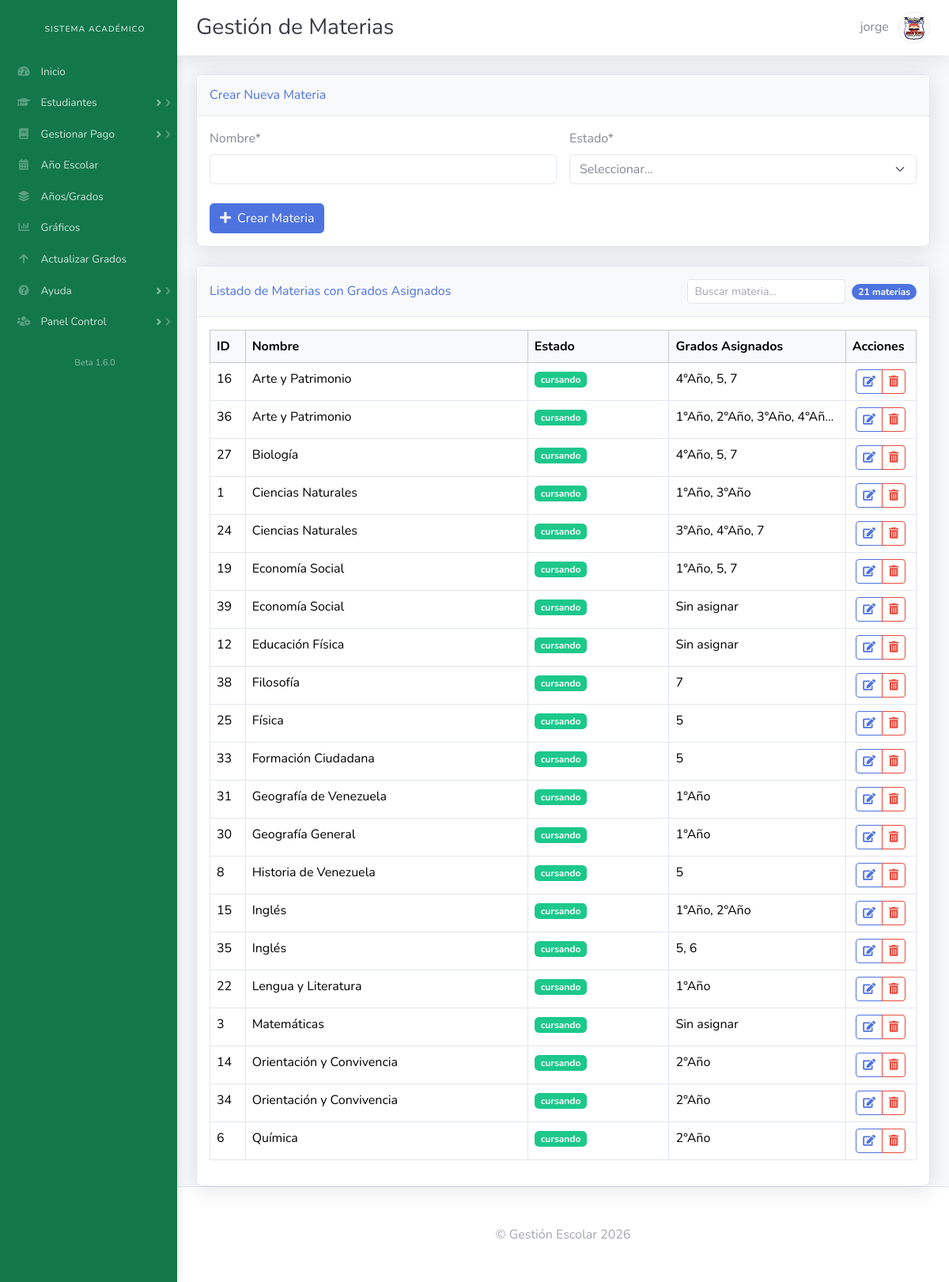
Before: /gestionar_materias.php (signed in) with the older database file.
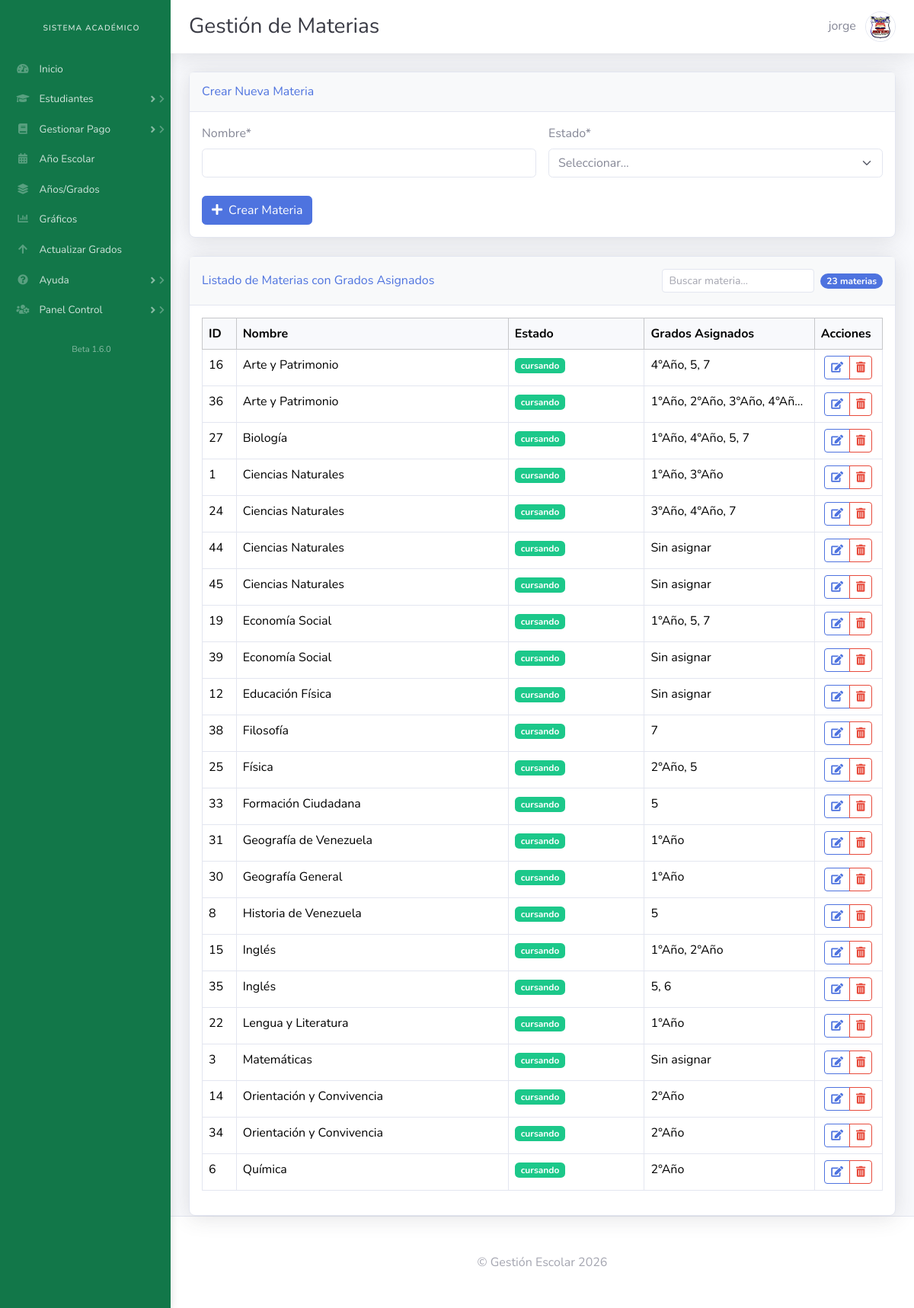
After: the same page with the newer database file.
### tables this page shows
CREATE TABLE `materias` (
  `id` int(11) NOT NULL AUTO_INCREMENT,
  `nombre` varchar(100) NOT NULL,
  `estado` enum('cursando','finalizada') NOT NULL,
  `periodo` varchar(50) NOT NULL,
  `creditos` int(11) DEFAULT NULL,
  PRIMARY KEY (`id`)
);

### gestionar_materias.php (the view, shortened to what this page needs)
<?php
include 'db.php';
$sql_materias = "SELECT m.id, m.nombre, m.estado,
                GROUP_CONCAT(DISTINCT g.nombre ORDER BY g.nombre SEPARATOR ', ') AS grados_asignados
                FROM materias m
                LEFT JOIN materias_grados mg ON m.id = mg.materia_id
                LEFT JOIN grados g ON mg.grado_id = g.id
                GROUP BY m.id
                ORDER BY m.nombre";
$result_materias = $conn->query($sql_materias);
?>
<!DOCTYPE html>
<html data-bs-theme="light" lang="es">
<head>
    <link rel="stylesheet" href="assets/bootstrap/css/bootstrap.min.css">
    <link rel="stylesheet" href="assets/fonts/fontawesome-all.min.css">
</head>
<body id="page-top">
    <div id="wrapper">
        <?php include 'nav.php'; ?>
        <div class="d-flex flex-column" id="content-wrapper">
            <div id="content">
                <nav class="navbar navbar-expand bg-white shadow mb-4 topbar static-top navbar-light">
                    <div class="container-fluid">
                        <div class="d-flex justify-content-between w-100 align-items-center">
                            <h3 class="text-dark mb-0">Gestión de Materias</h3>
                            <div>
                                <span class="me-2 text-gray-600"><?= htmlspecialchars($_SESSION["username"]) ?></span>
                                <img class="border rounded-circle img-profile" src="assets/img/avatars/1.jpg" width="40" height="40">
                            </div>
                        </div>
                    </div>
                </nav>
                <div class="container-fluid">
                    <div class="row">
                        <div class="col-lg-12">
                            <div class="card shadow mb-4">
                                <div class="card-header py-3 d-flex justify-content-between align-items-center">
                                    <h6 class="m-0 font-weight-bold text-primary">Crear Nueva Materia</h6>
                                </div>
                                <div class="card-body">
                                    <form method="post" action="<?= htmlspecialchars($_SERVER["PHP_SELF"]) ?>">
                                        <div class="row g-3">
                                            <div class="col-md-6">
                                                <label for="nombre" class="form-label">Nombre*</label>
                                                <input type="text" class="form-control" id="nombre" name="nombre" required>
                                            </div>
                                            <div class="col-md-6">
                                                <label for="estado" class="form-label">Estado*</label>
                                                <select class="form-select" id="estado" name="estado" required>
                                                    <option value="">Seleccionar...</option>
                                                </select>
                                            </div>
                                        </div>
                                        <div class="mt-4">
                                            <button type="submit" name="crear_materia" class="btn btn-primary">
                                                <i class="fas fa-plus me-2"></i>Crear Materia
                                            </button>
                                        </div>
                                    </form>
                                </div>
                            </div>
                        </div>
                    </div>
                    <div class="row">
                        <div class="col-lg-12">
                            <div class="card shadow">
                                <div class="card-header py-3 d-flex justify-content-between align-items-center">
                                    <h6 class="m-0 font-weight-bold text-primary">Listado de Materias con Grados Asignados</h6>
                                    <div class="d-flex">
                                        <input type="text" id="buscarMateria" class="form-control form-control-sm me-2" placeholder="Buscar materia..." style="width: 200px;">
                                        <span class="badge bg-primary rounded-pill align-self-center">
                                            <?= $result_materias->num_rows ?> materias
                                        </span>
                                    </div>
                                </div>
                                <div class="card-body">
                                    <div class="table-responsive">
                                        <table class="table table-hover table-bordered" id="tablaMaterias">
                                            <thead class="table-light">
                                                <tr>
                                                    <th width="5%">ID</th>
                                                    <th width="40%">Nombre</th>
                                                    <th width="20%">Estado</th>
                                                    <th width="25%">Grados Asignados</th>
                                                    <th width="10%">Acciones</th>
                                                </tr>
                                            </thead>
                                            <tbody>
                                                <?php if ($result_materias->num_rows > 0) : ?>
                                                    <?php while ($row = $result_materias->fetch_assoc()) : ?>
                                                        <tr>
                                                            <td><?= htmlspecialchars($row['id']) ?></td>
                                                            <td><?= htmlspecialchars($row['nombre']) ?></td>
                                                            <td>
                                                                <span class="badge <?= $row['estado'] == 'cursando' ? 'bg-success' : 'bg-secondary' ?>">
                                                                    <?= htmlspecialchars($row['estado']) ?>
                                                                </span>
                                                            </td>
                                                            <td class="grados-cell" title="<?= htmlspecialchars($row['grados_asignados']) ?>">
                                                                <?= $row['grados_asignados'] ? htmlspecialchars($row['grados_asignados']) : 'Sin asignar' ?>
                                                            </td>
                                                            <td class="text-center">
                                                                <div class="btn-group" role="group">
                                                                    <a href="editar_materia.php?id=<?= $row['id'] ?>" class="btn btn-sm btn-outline-primary" title="Editar">
                                                                        <i class="fas fa-edit"></i>
                                                                    </a>
                                                                    <a href="eliminar_materia.php?id=<?= $row['id'] ?>" class="btn btn-sm btn-outline-danger" title="Eliminar"
                                                                       onclick="return confirm('¿Está seguro de eliminar esta materia?');">
                                                                        <i class="fas fa-trash-alt"></i>
                                                                    </a>
                                                                </div>
                                                            </td>
                                                        </tr>
                                                    <?php endwhile; ?>
                                                <?php else : ?>
                                                    <tr>
                                                        <td colspan="5" class="text-center text-muted py-4">No hay materias registradas</td>
                                                    </tr>
                                                <?php endif; ?>
                                            </tbody>
                                        </table>
                                    </div>
                                </div>
                            </div>
                        </div>
                    </div>
                </div>
            </div>
            <footer class="bg-white sticky-footer border-top">
                <div class="container my-auto">
                    <div class="text-center my-auto py-3 text-muted">
                        <span>© Gestión Escolar <?= date('Y') ?></span>
                    </div>
                </div>
            </footer>
        </div>
    </div>
</body>
</html>

### nav.php (shortened to what this page needs)
<?php
$user_role = $_SESSION["role"] ?? null;
?>
<nav class="navbar align-items-start sidebar sidebar-dark accordion bg-gradient-dark p-0 navbar-dark" style="background: linear-gradient(135deg, #127749 0%, #127749 100%);">
    <div class="container-fluid d-flex flex-column p-0" style="padding-left: 0;">
        <a class="navbar-brand d-flex justify-content-center align-items-center sidebar-brand m-0" href="#" style="padding: 1.5rem 0.5rem;">
    <div class="d-flex align-items-center">
        <div class="sidebar-brand-text text-center" style="font-size: 1rem; font-weight: 600; letter-spacing: 1px;">
            <span style="font-size: 0.65rem; opacity: 0.8;">Sistema Académico</span>
        </div>
    </div>
</a>
        <ul class="navbar-nav text-light" id="accordionSidebar" style="padding: 0 0.5rem;">
            <li class="nav-item">
                <a class="nav-link" href="index.php" style="border-radius: 4px; margin: 0.1rem 0; padding: 0.5rem 0.75rem;">
                    <i class="fas fa-tachometer-alt me-2" style="width: 20px; text-align: center;"></i>
                    <span style="font-size: 0.85rem;">Inicio</span>
                </a>
            </li>
            <li class="nav-item">
                <a class="nav-link collapsed" href="#" data-bs-toggle="collapse" data-bs-target="#collapseEstudiantes" aria-expanded="true" aria-controls="collapseEstudiantes" style="border-radius: 4px; margin: 0.1rem 0; padding: 0.5rem 0.75rem;">
                    <i class="fas fa-graduation-cap me-2" style="width: 20px; text-align: center;"></i>
                    <span style="font-size: 0.85rem;">Estudiantes</span>
                    <i class="fas fa-chevron-right float-end mt-1" style="font-size: 0.7rem;"></i>
                </a>
            </li>
            <li class="nav-item">
                <a class="nav-link collapsed" href="#" data-bs-toggle="collapse" data-bs-target="#collapsePagos" aria-expanded="true" aria-controls="collapsePagos" style="border-radius: 4px; margin: 0.1rem 0; padding: 0.5rem 0.75rem;">
                    <i class="fas fa-book me-2" style="width: 20px; text-align: center;"></i>
                    <span style="font-size: 0.85rem;">Gestionar Pago</span>
                    <i class="fas fa-chevron-right float-end mt-1" style="font-size: 0.7rem;"></i>
                </a>
            </li>
            <li class="nav-item">
                <a class="nav-link" href="gestionar_anios_escolares.php" style="border-radius: 4px; margin: 0.1rem 0; padding: 0.5rem 0.75rem;">
                    <i class="fas fa-calendar-alt me-2" style="width: 20px; text-align: center;"></i>
                    <span style="font-size: 0.85rem;">Año Escolar</span>
                </a>
            </li>
 <?php if ($user_role == 'admin'): ?>
            <li class="nav-item">
                <a class="nav-link" href="gestionar_anios_grados.php" style="border-radius: 4px; margin: 0.1rem 0; padding: 0.5rem 0.75rem;">
                    <i class="fas fa-layer-group me-2" style="width: 20px; text-align: center;"></i>
                    <span style="font-size: 0.85rem;">Años/Grados</span>
                </a>
            </li>
            <?php endif; ?>
            <li class="nav-item">
                <a class="nav-link" href="reportes.php" style="border-radius: 4px; margin: 0.1rem 0; padding: 0.5rem 0.75rem;">
                    <i class="fas fa-chart-bar me-2" style="width: 20px; text-align: center;"></i>
                    <span style="font-size: 0.85rem;">Gráficos</span>
                </a>
            </li>
            <li class="nav-item">
                <a class="nav-link" href="#" style="border-radius: 4px; margin: 0.1rem 0; padding: 0.5rem 0.75rem;">
                    <i class="fas fa-arrow-up me-2" style="width: 20px; text-align: center;"></i>
                    <span style="font-size: 0.85rem;">Actualizar Grados</span>
                </a>
            </li>
            <li class="nav-item">
                <a class="nav-link collapsed" href="#" data-bs-toggle="collapse" data-bs-target="#collapseAyuda" aria-expanded="true" aria-controls="collapseAyuda" style="border-radius: 4px; margin: 0.1rem 0; padding: 0.5rem 0.75rem;">
                    <i class="fas fa-question-circle me-2" style="width: 20px; text-align: center;"></i>
                    <span style="font-size: 0.85rem;">Ayuda</span>
                    <i class="fas fa-chevron-right float-end mt-1" style="font-size: 0.7rem;"></i>
                </a>
            </li>
            <?php if ($user_role == 'admin'): ?>
                <li class="nav-item">
                    <a class="nav-link collapsed" href="#" data-bs-toggle="collapse" data-bs-target="#collapseUsuarios" aria-expanded="true" aria-controls="collapseUsuarios" style="border-radius: 4px; margin: 0.1rem 0; padding: 0.5rem 0.75rem;">
                        <i class="fas fa-users-cog me-2" style="width: 20px; text-align: center;"></i>
                        <span style="font-size: 0.85rem;">Panel Control</span>
                        <i class="fas fa-chevron-right float-end mt-1" style="font-size: 0.7rem;"></i>
                    </a>
                </li>
            <?php endif; ?>
        </ul>
        <div class="text-center py-2" style="color: rgba(255,255,255,0.5); font-size: 0.7rem; margin-top: auto;">
            Beta 1.6.0
        </div>
    </div>
</nav>

### gestionar_materias.php (style rules this page uses)
.card { border-radius: 0.5rem; box-shadow: 0 0.15rem 1.75rem 0 rgba(58, 59, 69, 0.15); }
.card-header { background-color: #f8f9fa; border-bottom: 1px solid #e3e6f0; }
.grados-cell { max-width: 200px; white-space: nowrap; overflow: hidden; text-overflow: ellipsis; }

### nav.php (style rules this page uses)
.sidebar { width: 220px; min-height: 100vh; transition: all 0.3s; box-shadow: 2px 0 10px rgba(0,0,0,0.1); }
.nav-link { transition: all 0.2s; }
.sidebar-brand { transition: all 0.3s; }
.fas.fa-chevron-right { transition: transform 0.2s; }

Changed rows visible on the page:
computed for materias "Biología": grados_asignados "4°Año, 5, 7" → "1°Año, 4°Año, 5, 7"
added materias: id "44", nombre "Ciencias Naturales", estado "cursando", shows "Sin asignar"
added materias: id "45", nombre "Ciencias Naturales", estado "cursando", shows "Sin asignar"
computed for materias "Física": grados_asignados "5" → "2°Año, 5"
Other visible differences:
$result_materias->num_rows: "21" → "23"
